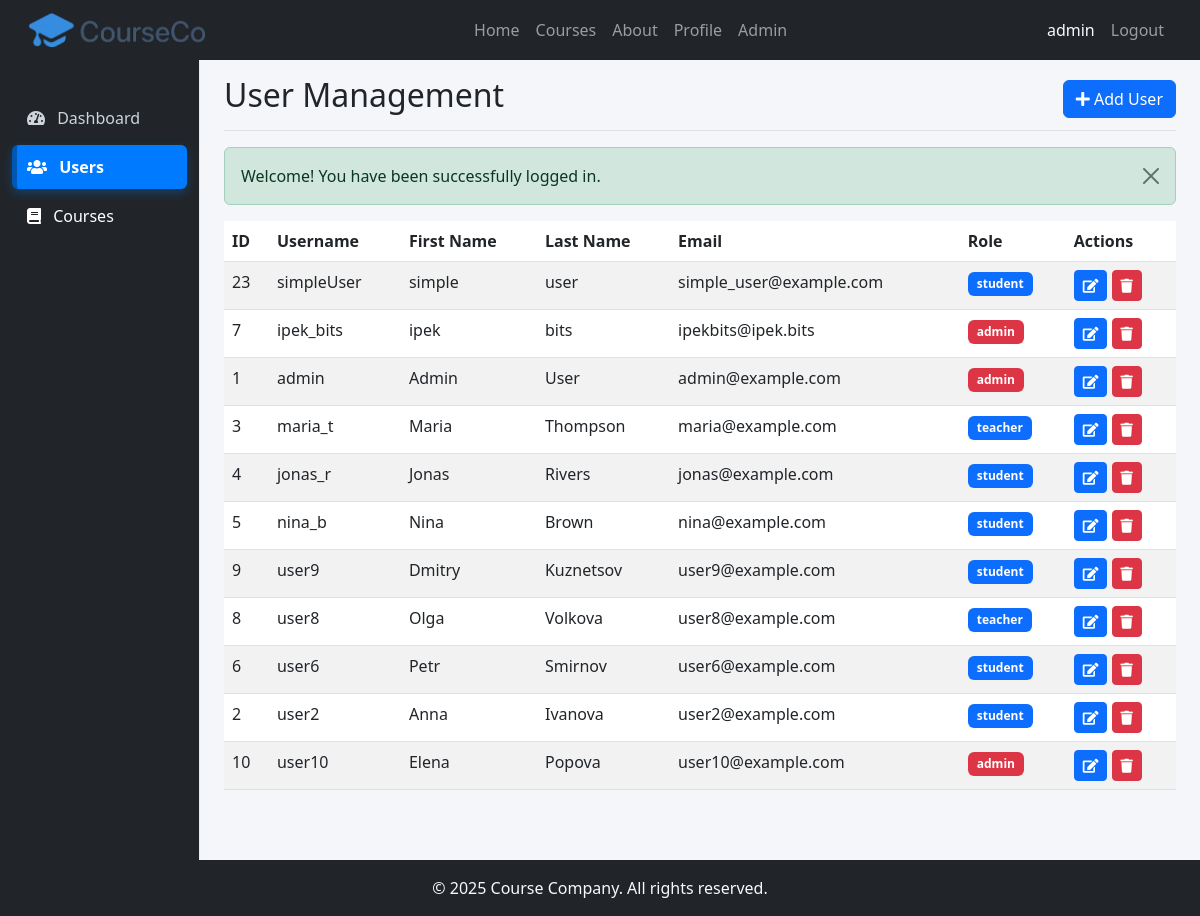
/templates/admin/admin_users.php (signed in), run on the app's committed database.
### tables this page shows
CREATE TABLE `users` (
  `id` int(11) NOT NULL,
  `username` varchar(50) NOT NULL,
  `email` varchar(100) NOT NULL,
  `password` varchar(255) NOT NULL,
  `first_name` varchar(50) DEFAULT NULL,
  `last_name` varchar(50) DEFAULT NULL,
  `role` enum('student','teacher','admin') DEFAULT 'student',
  `created_at` timestamp NOT NULL DEFAULT current_timestamp(),
  `updated_at` timestamp NOT NULL DEFAULT current_timestamp() ON UPDATE current_timestamp()
);

### config/DBInfo.php (called while the page is built)
<?php
class DBInfo {
    public static function getConfig() {
        return [
            'DB_HOST' => 'localhost',
            'DB_NAME' => 'course_company',
            'DB_USER' => 'root',
            'DB_PASS' => '',
            'DB_PORT' => '3306'
        ];
    }
}
?>

### Classes/Database.php (called while the page is built, shortened)
<?php
require_once __DIR__ . '/../config/DBInfo.php';
class Database {
    private $conn;
    private function connect() {
        $config = DBInfo::getConfig();
        try {
            $this->conn = new PDO(
                "mysql:host={$config['DB_HOST']};port={$config['DB_PORT']};dbname={$config['DB_NAME']}",
                $config['DB_USER'],
                $config['DB_PASS'],
                [PDO::ATTR_ERRMODE => PDO::ERRMODE_EXCEPTION]
            );
        } catch (PDOException $e) {
            die("Connection failed: " . $e->getMessage());
        }
    }
    public function getConnection() {
        return $this->conn;
    }
}
?>

### Classes/User.php (called while the page is built, shortened)
<?php
require_once __DIR__ . '/Database.php';
class User extends Database
{
    private $conn;
    public function __construct()
    {
        $this->conn = $this->getConnection();
    }
    public function getAll()
    {
        try {
            $stmt = $this->conn->query("SELECT * FROM users ORDER BY created_at DESC");
            return $stmt->fetchAll(PDO::FETCH_ASSOC);
        } catch (PDOException $e) {
            error_log("Error fetching all users: " . $e->getMessage());
            throw new Exception('Could not fetch all users.');
        }
    }
}

### templates/admin/admin_users.php (the view, shortened to what this page needs)
<?php
require_once __DIR__ . '/../../Classes/User.php';
$user = new User();
$users = $user->getAll();
require_once __DIR__ . '/../partials/header.php';
?>
<div class="container-fluid">
    <div class="row">
        <nav class="col-md-3 col-lg-2 d-md-block bg-dark sidebar collapse">
            <div class="position-sticky pt-3">
                <ul class="nav flex-column">
                    <li class="nav-item">
                        <a class="nav-link" href="<?= BASE_PATH ?>/templates/admin/admin_dashboard.php">
                            <i class="fas fa-tachometer-alt me-2"></i>
                            Dashboard
                        </a>
                    </li>
                    <li class="nav-item">
                        <a class="nav-link active text-white" href="<?= BASE_PATH ?>/templates/admin/admin_users.php">
                            <i class="fas fa-users me-2"></i>
                            Users
                        </a>
                    </li>
                    <li class="nav-item">
                        <a class="nav-link text-white" href="<?= BASE_PATH ?>/templates/admin/admin_courses.php">
                            <i class="fas fa-book me-2"></i>
                            Courses
                        </a>
                    </li>
                </ul>
            </div>
        </nav>
        <main class="col-md-9 ms-sm-auto col-lg-10 px-md-4">
            <div class="d-flex justify-content-between flex-wrap flex-md-nowrap align-items-center pt-3 pb-2 mb-3 border-bottom">
                <h1 class="h2">User Management</h1>
                <button class="btn btn-primary" data-bs-toggle="modal" data-bs-target="#addUserModal">
                    <i class="fas fa-plus"></i> Add User
                </button>
            </div>
            <div class="table-responsive">
                <table class="table table-striped table-hover">
                    <thead>
                        <tr>
                            <th>ID</th>
                            <th>Username</th>
                            <th>First Name</th>
                            <th>Last Name</th>
                            <th>Email</th>
                            <th>Role</th>
                            <th>Actions</th>
                        </tr>
                    </thead>
                    <tbody>
                        <?php foreach ($users as $user): ?>
                        <tr>
                            <td><?= htmlspecialchars($user['id']); ?></td>
                            <td><?= htmlspecialchars($user['username']); ?></td>
                            <td><?= htmlspecialchars($user['first_name']); ?></td>
                            <td><?= htmlspecialchars($user['last_name']); ?></td>
                            <td><?= htmlspecialchars($user['email']); ?></td>
                            <td>
                                <span class="badge bg-<?php echo $user['role'] === 'admin' ? 'danger' : 'primary'; ?>">
                                    <?= htmlspecialchars($user['role']); ?>
                                </span>
                            </td>
                            <td>
                                <button class="btn btn-sm btn-primary" onclick="editUser(<?= htmlspecialchars(json_encode($user)); ?>)">
                                    <i class="fas fa-edit"></i>
                                </button>
                                <button class="btn btn-sm btn-danger" onclick="deleteUser(<?= $user['id']; ?>)">
                                    <i class="fas fa-trash"></i>
                                </button>
                            </td>
                        </tr>
                        <?php endforeach; ?>
                    </tbody>
                </table>
            </div>
        </main>
    </div>
</div>
<?php require_once __DIR__ . '/../partials/footer.php'; ?>

### assets/css/style.css (style rules this page uses)
html, body { font-family: 'Segoe UI', Tahoma, Geneva, Verdana, sans-serif; background-color: #f4f6f9; display: flex; flex-direction: column; min-height: 100vh; }
main { flex-grow: 1; }

### assets/css/admin.css (style rules this page uses)
.table th { border-top: none; }
.badge { padding: 0.5em 0.75em; }
.btn-sm { padding: 0.25rem 0.5rem; font-size: 0.875rem; }
.sidebar { min-height: 100vh; padding-top: 20px; border-right: 1px solid #e9ecef; }
.sidebar .nav-link { font-weight: 500; color: #ced4da; padding: 10px 15px; margin-bottom: 5px; border-radius: 0.375rem; transition: background-color 0.3s ease, color 0.3s ease; }
.sidebar .nav-link.active { background-color: #007bff; color: #fff; font-weight: 600; box-shadow: 0 4px 10px rgba(0, 123, 255, 0.3); border-left: 5px solid #0056b3; padding-left: 10px; }
.sidebar .nav-link .fas { margin-right: 10px; }

### assets/css/header.css (style rules this page uses)
.nav-link { padding: 0.5rem 1rem; }

### data on the page
users: id "23", username "simpleUser", first_name "simple", last_name "user", email "simple_user@example.com", role "student"
users: id "7", username "ipek_bits", first_name "ipek", last_name "bits", email "ipekbits@ipek.bits", role "admin"
users: id "1", username "admin", first_name "Admin", last_name "User", email "admin@example.com", role "admin"
users: id "3", username "maria_t", first_name "Maria", last_name "Thompson", email "maria@example.com", role "teacher"
users: id "4", username "jonas_r", first_name "Jonas", last_name "Rivers", email "jonas@example.com", role "student"
users: id "5", username "nina_b", first_name "Nina", last_name "Brown", email "nina@example.com", role "student"
users: id "9", username "user9", first_name "Dmitry", last_name "Kuznetsov", email "user9@example.com", role "student"
users: id "8", username "user8", first_name "Olga", last_name "Volkova", email "user8@example.com", role "teacher"
users: id "6", username "user6", first_name "Petr", last_name "Smirnov", email "user6@example.com", role "student"
users: id "2", username "user2", first_name "Anna", last_name "Ivanova", email "user2@example.com", role "student"
users: id "10", username "user10", first_name "Elena", last_name "Popova", email "user10@example.com", role "admin"

### other printed values
$_SESSION['user']['username'] "admin"
$message['message'] "Welcome! You have been successfully logged in."
